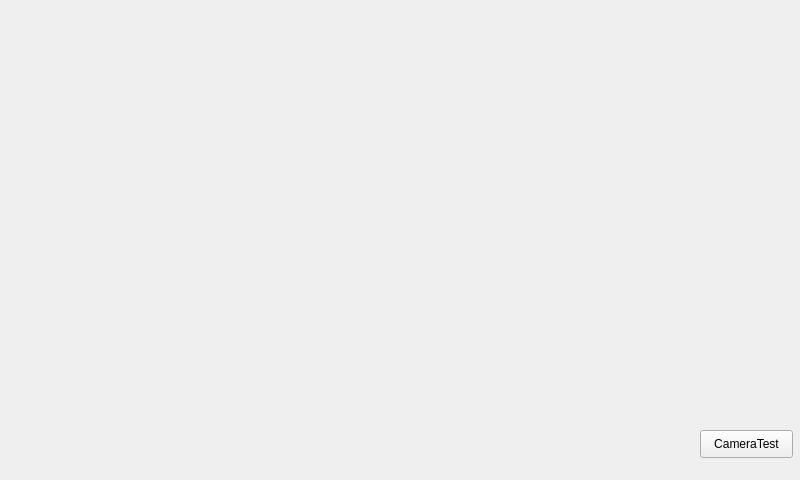
<?xml version="1.0" encoding="UTF-8"?>
<ui version="4.0">
 <class>MainWindow</class>
 <widget class="QMainWindow" name="MainWindow">
  <property name="geometry">
   <rect>
    <x>0</x>
    <y>0</y>
    <width>800</width>
    <height>480</height>
   </rect>
  </property>
  <property name="windowTitle">
   <string>MainWindow</string>
  </property>
  <widget class="QWidget" name="centralWidget">
   <widget class="QPushButton" name="pushButton">
    <property name="geometry">
     <rect>
      <x>700</x>
      <y>430</y>
      <width>93</width>
      <height>28</height>
     </rect>
    </property>
    <property name="text">
     <string>CameraTest</string>
    </property>
   </widget>
  </widget>
 </widget>
 <layoutdefault spacing="6" margin="11"/>
 <resources/>
 <connections/>
</ui>
